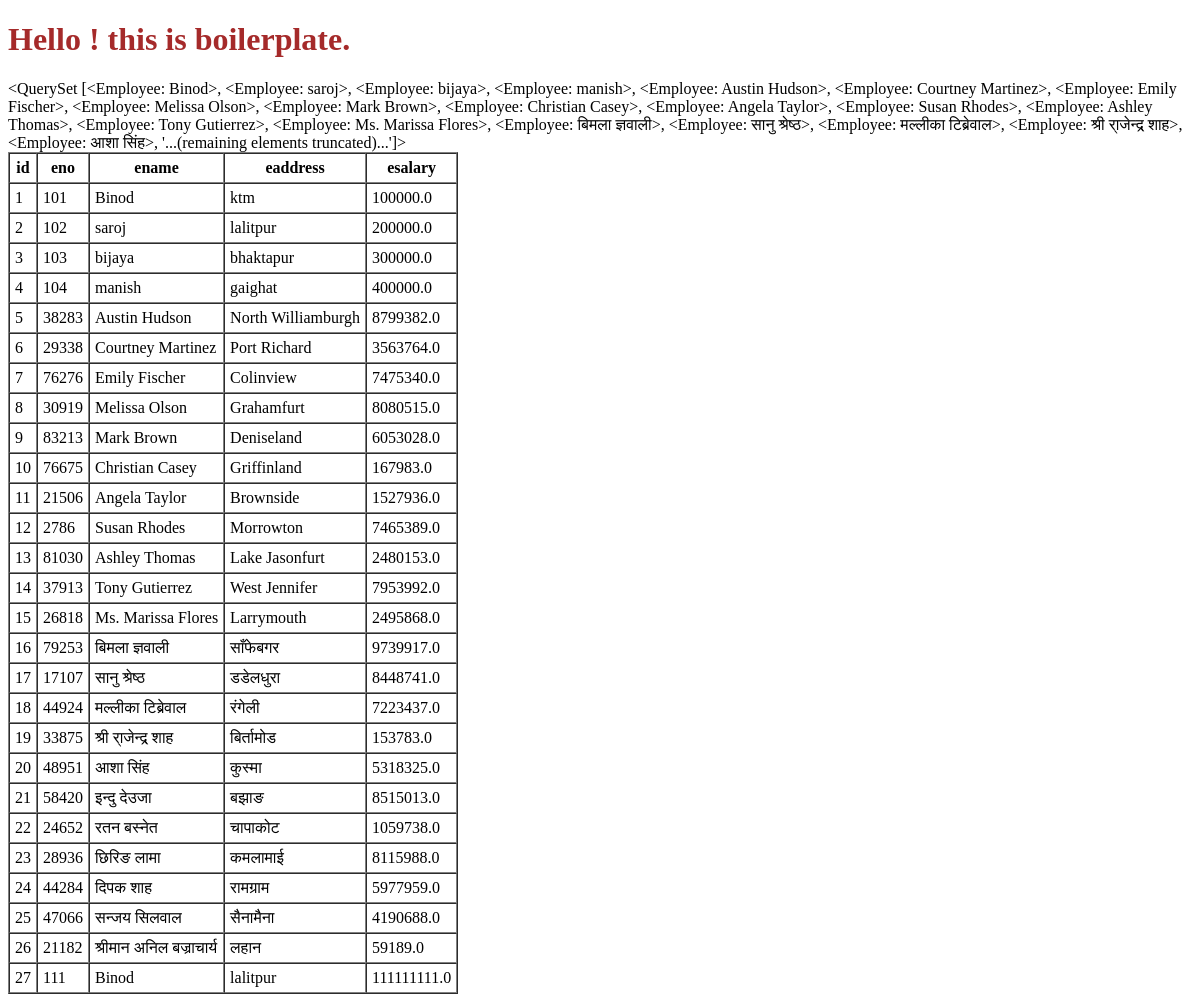
Before: / with the older database file.
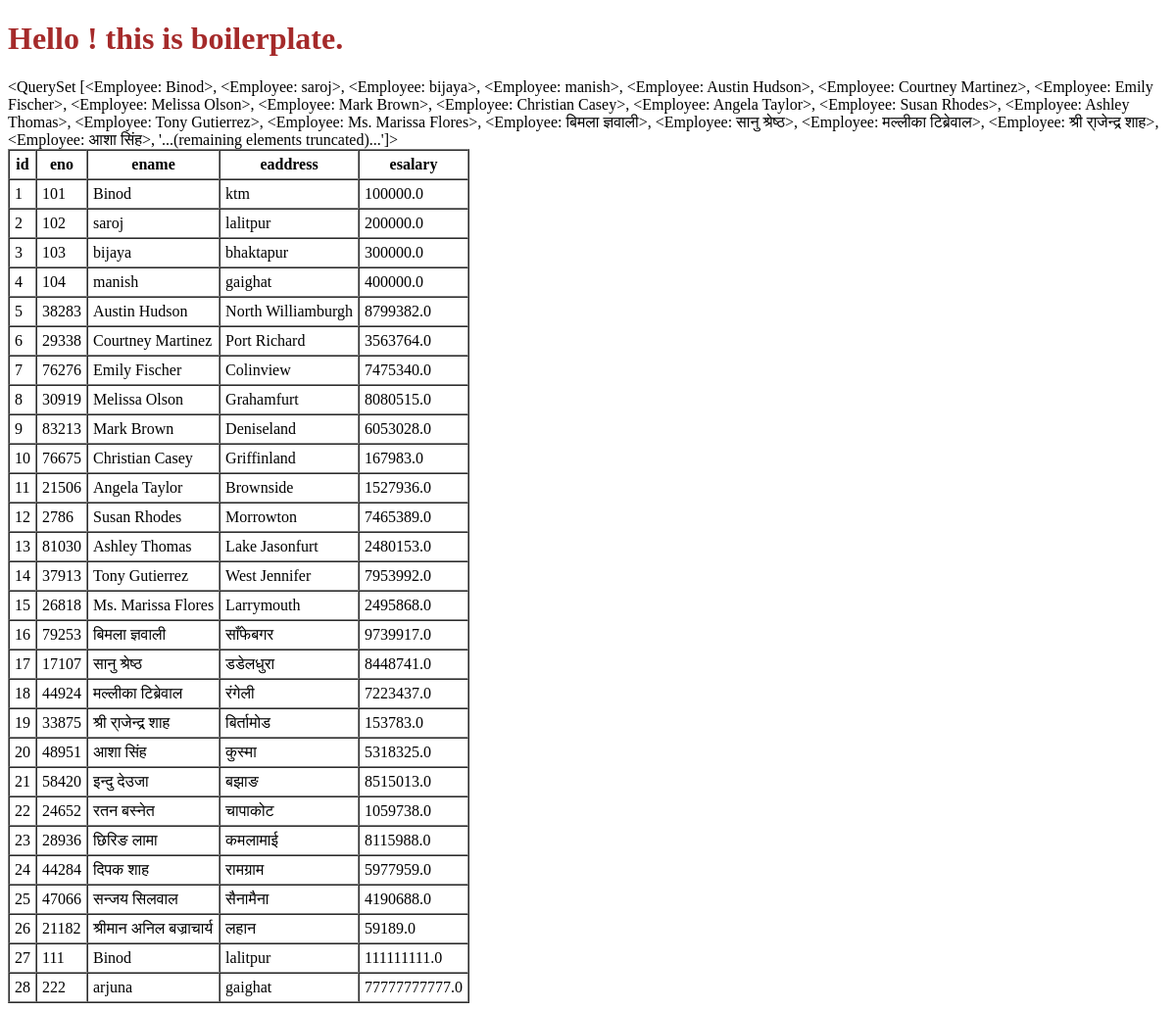
After: the same page with the newer database file.
### firstapp/models.py (models this page shows)
class Employee(models.Model):
    ename = models.CharField(max_length=200)
    eaddr = models.CharField(max_length=100)
    eno = models.IntegerField()
    esal = models.FloatField()
    def __str__(self):
        return (f'{self.ename}')

### firstapp/views.py (the view)
# urls.py: path('',views.index),
def index(request):
    my_obj=Employee.objects.all()
    context={'my_obj':my_obj}
    return render(request,'firstapp/index.html',context=context)

### templates/firstapp/index.html (shortened to what this page needs)
<!DOCTYPE html>
{% load static %}
<html lang="en">
<head>
    <link rel="stylesheet" href="{% static 'css/firstapp/index.css' %}">
</head>
<body>
     <h1>Hello ! this is boilerplate.</h1>
      {{my_obj}}
      {% if my_obj %}
      <table border="1px" cellpadding="5px" cellspacing="0px">
        <thead>
            <tr>
             <th>id</th>
             <th>eno</th>
             <th>ename</th>
             <th>eaddress</th>
             <th>esalary</th>
            </tr>
         </thead>
      {% for emp in my_obj  %}
        <tbody>
            <tr>
                <td>{{emp.id}}</td>
                <td>{{emp.eno}}</td>
                <td>{{emp.ename}}</td>
                <td>{{emp.eaddr}}</td>
                <td>{{emp.esal}}</td>
            </tr>
        </tbody>
      {% endfor %}
     </table>
      {% else %}
     <h1>Sorry! No data available....</h1>
      {% endif %}
</body>
</html>

### static/css/firstapp/index.css (style rules this page uses)
h1 { color: brown; }

Changed rows visible on the page:
added Employee: id "28", eno "222", ename "arjuna", eaddr "gaighat", esal "77777777777.0"
